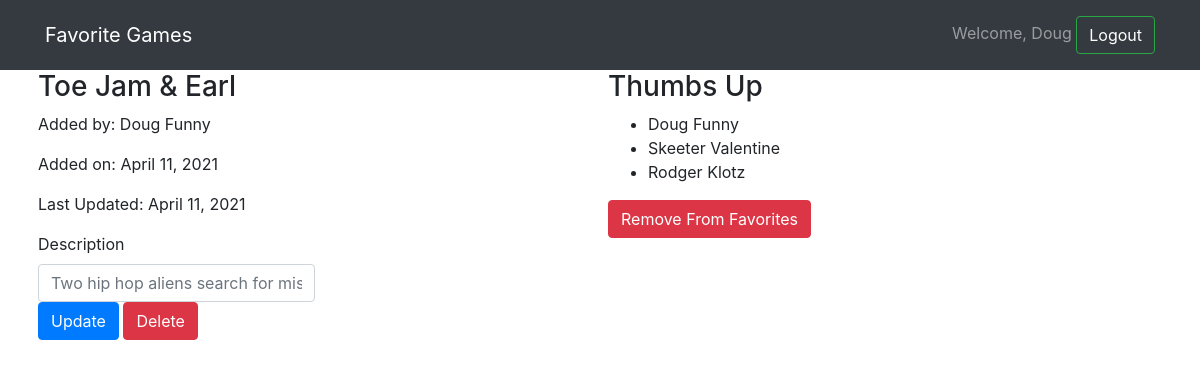
/games/1 (signed in), run on the app's committed database.
### gamerz_chat_app/models.py (models this page shows)
class User(models.Model):
    first_name = models.CharField(max_length=255)
    last_name = models.CharField(max_length=255)
    email = models.EmailField(max_length=255)
    password = models.CharField(max_length=255)
    created_at = models.DateField(auto_now_add=True)
    updated_at = models.DateField(auto_now=True)
    objects = UserManager()

class Game(models.Model):
    title = models.CharField(max_length=255)
    description = models.CharField(max_length=255)
    creator = models.ForeignKey(User, related_name="has_created_games", on_delete=models.CASCADE)
    favorited_by = models.ManyToManyField(User, related_name="favorited_games")
    created_at = models.DateField(auto_now_add=True)
    updated_at = models.DateField(auto_now=True)
    objects = GameManager()

### gamerz_chat_app/views.py (the view)
# urls.py: path("games/<int:game_id>", views.show_one),
def show_one(request, game_id):
    context = {
        'game': Game.objects.get(id=game_id),
        'current_user': User.objects.get(id=request.session['user_id'])
    }
    return render(request, "games/show_one.html", context)

### gamerz_chat_app/templates/games/show_one.html (shortened to what this page needs)
<!DOCTYPE html>
<html lang="en">
<head>
    <link rel="stylesheet" href="https://stackpath.bootstrapcdn.com/bootstrap/4.3.1/css/bootstrap.min.css"
>
</head>
<body>
    <nav class="navbar navbar-expand-lg navbar-dark bg-dark">
        <div class="container">
            <a class="navbar-brand" href="/games">Favorite Games</a>
            <div class="collapse navbar-collapse" id="navbarText">
                <span class="navbar-text">
                    Welcome, {{request.session.greeting}} <a href="/logout" role="button"
                        class="btn btn-outline-success">Logout</a>
                </span>
            </div>
        </div>
    </nav>
    <div class="container">
        <div class="row">
            <div class="col-6 px-2">
                <h3>{{game.title}}</h3>
                <p>Added by: {{game.creator.first_name}} {{game.creator.last_name}}</p>
                <p>Added on: {{game.created_at}}</p>
                <p>Last Updated: {{game.updated_at}}</p>
                {% if game.creator.id != request.session.user_id %}
                <p>Description: {{game.description}}</p>
                {% else %}
                <form action="/games/{{game.id}}/update" method="post">
                    <label for="description">Description</label>
                    <input name="description" class="form-control w-50" placeholder="{{game.description}}">
                    <button type="submit" class="btn btn-primary">Update</button>
                    <a href="/games/{{game.id}}/delete" role="button" class="btn btn-danger">Delete</a>
                </form>
                {% endif %}
            </div>
            <div class="col-6 px-2">
                <h3>Thumbs Up</h3>
                <ul>
                    {% for fav in game.favorited_by.all %}
                    <li>{{fav.first_name}} {{fav.last_name}}</li>
                    {% endfor %}
                </ul>
                {% if current_user in game.favorited_by.all %}
                <a href="/unfavorite/{{game.id}}" role="button" class="btn btn-danger">Remove From Favorites</a>
                {% else %}
                <a href="/favorite/{{game.id}}" role="button" class="btn btn-warning">Add to Favorites</a>
                {% endif %}
            </div>
        </div>
    </div>
</body>
</html>

### data on the page
User: session.greeting "Doug", first_name "Doug", last_name "Funny"
Game: title "Toe Jam & Earl", creator.first_name "Doug", creator.last_name "Funny", created_at "April 11, 2021", updated_at "April 11, 2021", description "Two hip hop aliens search for missing ship pieces on another planets"
User: first_name "Skeeter", last_name "Valentine"
User: first_name "Rodger", last_name "Klotz"
